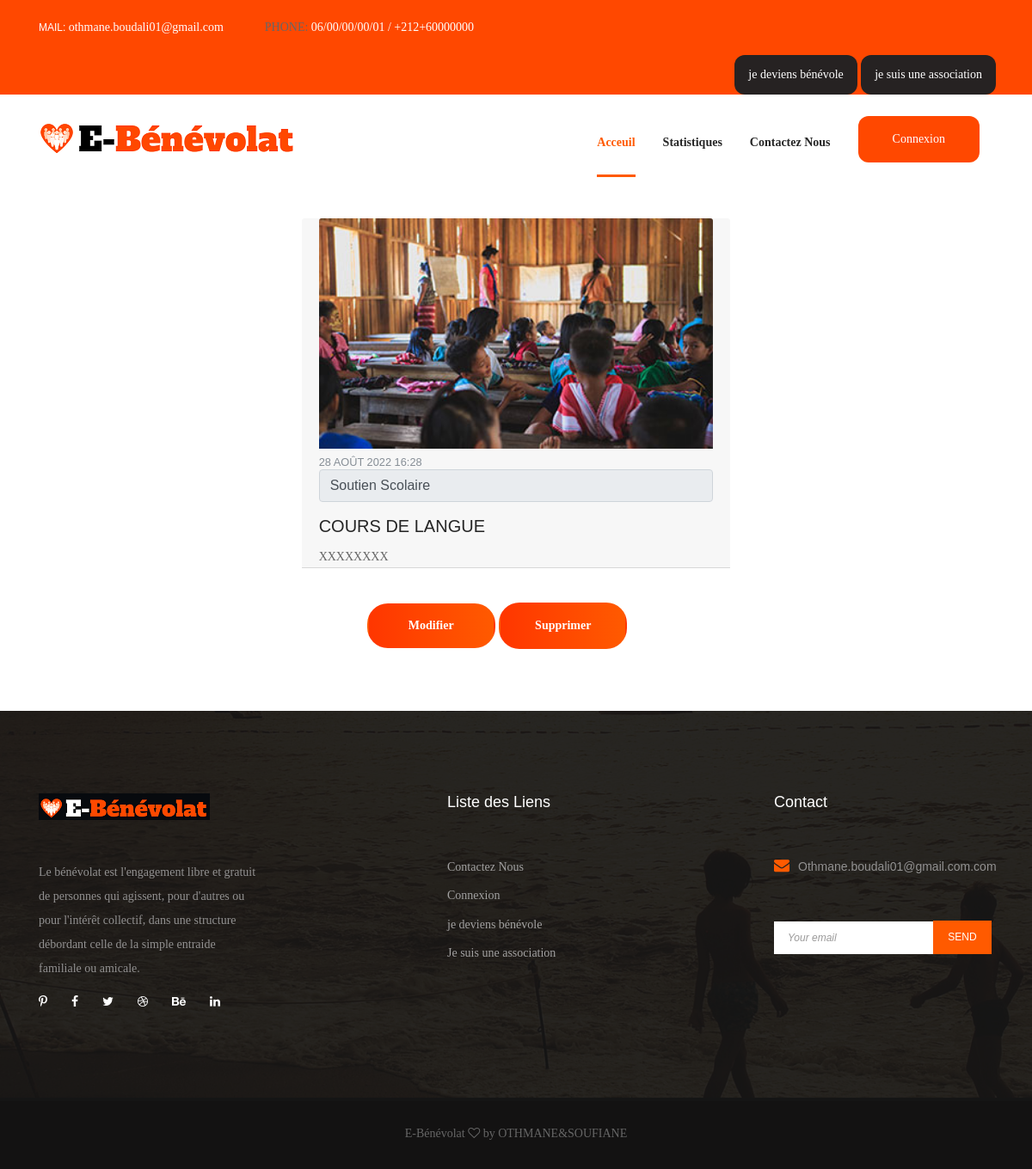
The page /association/mission_detail/cours-de-langue/ on the database its author committed.
### association/models.py (models this page shows, shortened)
class Mission(models.Model):
        domaine_prefere = (
        ('Sport', 'Sport'),
        ('Santer', 'Santer'),
        ('Soutien Scolaire', 'Soutien Scolaire'),
        ('Aides Sociales', 'Aides Sociales'),
        ('Entreprenariat', 'Entreprenariat'),
        ('Informatique', 'Informatique'),
        ('Animation', 'Animation'),
        )
        nom=models.CharField(max_length=50,null=False,blank=False)
        description=models.CharField(max_length=150,null=False,blank=False)
        date_publier=models.DateTimeField()
        date_modification=models.DateTimeField(auto_now=True)
        date_fin=models.DateTimeField(default=timezone.now)
        domaine=models.CharField(max_length=20, choices=domaine_prefere)
        lieu=models.CharField(max_length=50,null=False,blank=False)
        nombre_participant=models.CharField(max_length=50,null=False,blank=False)
        photo_mission = models.ImageField( upload_to='uploads/images',null=True,blank=True)
        slug=models.SlugField(null=True,blank=True)
        association=models.ForeignKey(User,on_delete = models.CASCADE,null=True,blank=True)
        class Meta:
            ordering = ('-date_publier',)

### association/views.py (the view)
# urls.py: path('mission_detail/<slug:slug>/', views.mission_detail, name='mission_detail'),
def mission_detail(request,slug):
    mission= Mission.objects.get(slug=slug)
    return render(request, 'Association/mission_detail.html', {
        'title': 'mission',
        'mission':mission
    })

### templates/Association/mission_detail.html (shortened to what this page needs)
{% extends 'home/base.html' %} {% block content %} {% load crispy_forms_tags %}
<div  class="container my-4 mt-5 pb-5">
  <div style="width:50%;height:50%;" class="container">
    <div  class="card-header">
      <img src="{{mission.photo_mission.url}}" class="card-img-top" alt="..." />
        <small class="text-muted">{{mission.date_publier}}</small>
      <input
        class="form-control"
        type="text"
        value="{{mission.domaine}}"
        readonly
      />
      <h5 class="card-title mt-3">{{mission.nom}}</h5>
      <p class="card-text">{{mission.description}}</p>
    </div>
      <div class="col-11 text-center mt-3">
            <a style=" padding: 17px 46px;"; class="btn gradient-bg mt-4" href="{% url 'mission_update' mission.slug %}">Modifier</a>
            <a class="btn gradient-bg mt-4" href="{% url 'mission_delete' mission.slug %}">Supprimer</a>
      </div>
</div>
</div>
{% endblock content %}

### rows shown on the page
Mission: photo_mission (picture), date_publier "28 AOÛT 2022 16:28", domaine "Soutien Scolaire", nom "COURS DE LANGUE", description "XXXXXXXX"
